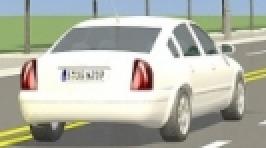
#> input picture homework/project1/query1.png, 133 x 74 px (shown 2 times larger); the run also reads 1 picture not shown here
$ python object_detect.py
#> lines starting #> are read from the running program, lines starting #| are printed output that depends on the picture; after the words box and inside, x2 and y2 are one past the last pixel; in counts of white or black regions, pixels touching at a corner belong together
import cv2 as cv
import numpy as np
import matplotlib.pyplot as plt


def show_img(img: np.ndarray):
    plt.imshow(cv.cvtColor(img, cv.COLOR_BGR2RGB))
    plt.show()


class ObjectDetector:
    MIN_MATCH_COUNT = 10
    sift = cv.xfeatures2d.SIFT_create()

    def __init__(self, query_img_path: str):
#> called with query_img_path = 'query1.png'
        self.query_img: np.ndarray = cv.imread(query_img_path)
#> self.query_img is the input picture: shape (74, 133, 3); mean B, G, R 167.7, 179.6, 177.2
        # 进行预处理，边缘检测

        self.query_img_gray: np.ndarray = cv.cvtColor(self.query_img, cv.COLOR_BGR2GRAY)

        self.kp, self.des_query = self.sift.detectAndCompute(self.query_img_gray, None)
#> self.kp = 92 keypoints; strongest (x, y, size): (73, 42, 4.9), (68, 31, 2.1), (72, 40, 7.5), (17, 31, 1.8)

        h, w, d = self.query_img.shape
#> h = 74; w = 133; d = 3
        # 取得query的四个角
        self.pts = np.float32([[0, 0], [0, h-1], [w-1, h-1], [w-1, 0]]).reshape([-1, 1, 2])
#> self.pts = [[0, 0], [0, 73], [132, 73], [132, 0]]

        cv.drawKeypoints(self.query_img, self.kp, self.query_img)

    def detect(self, target_img_path: str, output_log=False):
#> called with target_img_path = 'target1.jpeg', output_log = True
        target_img = cv.imread(target_img_path)
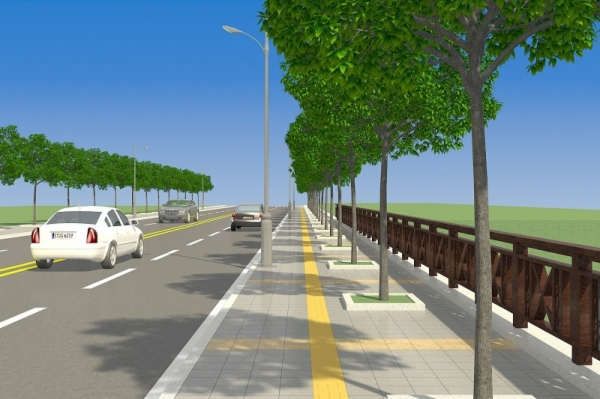
#> input picture homework/project1/target1.jpeg, 600 x 399 px
#> target_img is the input picture: shape (399, 600, 3); mean B, G, R 130.2, 132.5, 111.8
        # target_img = cv.resize(target_img, (800, 600))
        target_img_gray = cv.cvtColor(target_img, cv.COLOR_BGR2GRAY)
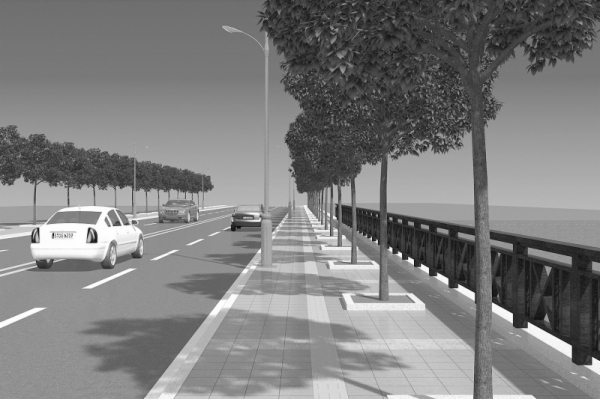
#> target_img_gray: shape (399, 600); min 10, max 255, mean 126

        kp_target, des_target = self.sift.detectAndCompute(target_img_gray, None)
#> kp_target = 1180 keypoints; strongest (x, y, size): (400, 254, 3.2), (411, 261, 4.2), (390, 249, 2.6), (94, 240, 4.9)

        # 用cv的knn来对关键点进行匹配
        FLANN_INDEX_KDTREE = 1  # 指定使用的算法
        index_params = dict(algorithm=FLANN_INDEX_KDTREE, trees=5)
        search_params = dict(checks=50)
        flann = cv.FlannBasedMatcher(index_params, search_params)
        matches = flann.knnMatch(self.des_query, des_target, 2)
#> matches = 92 matches

        good = []
        for m, n in matches:
            if m.distance < 0.7 * n.distance:
                good.append(m)
#> this loop made 92 passes
#> after the loop, good = 84 matches

        if len(good) < self.MIN_MATCH_COUNT:
            raise Exception(f'Not enough matches are found: {len(good)}/{self.MIN_MATCH_COUNT}')
        print(f'matches are found: {len(good)}/{self.MIN_MATCH_COUNT}')
#| matches are found: 84/10

        src_pts = np.float32([self.kp[m.queryIdx].pt for m in good]).reshape([-1, 1, 2])
#> src_pts = 84 rows, first 8: [7.97, 52.15], [8.81, 35.37], [10.52, 60.65], [10.99, 5.97], [11.27, 61.19], [11.27, 61.19], [11.72, 47.17], [12.05, 61.56]
        # points 的shape
        target_pts = np.float32([kp_target[m.trainIdx].pt for m in good]).reshape([-1, 1, 2])
#> target_pts = 84 rows, first 8: [28.97, 250.1], [29.81, 233.4], [31.52, 258.6], [31.99, 204], [32.27, 259.2], [32.27, 259.2], [32.72, 245.2], [33.05, 259.6]

        # RANSAC 算法选点，减小噪声数据的干扰
        # trans_matrix, mask = cv.findHomography(src_pts, target_pts, cv.RANSAC, 5.0)
        trans_matrix, mask = cv.findHomography(src_pts, target_pts, cv.RANSAC, 5.0, maxIters=5000)
#> trans_matrix = [[0.999, 0.000204, 20.99], [-0.000987, 0.997, 198], [-4.04e-06, -8.02e-06, 1]]; mask = 84 values, max 1 at index 0, min 0 at index 21, mean 0.988

        matches_mask = mask.ravel().tolist()
#> matches_mask has the same summary as mask

        dst = cv.perspectiveTransform(self.pts, trans_matrix)
#> dst = [[20.99, 198], [21.02, 271], [153.1, 271], [153, 198]]

        result_img = np.copy(target_img)
        result_img = cv.polylines(result_img, [np.int32(dst)], True, 255, 3, cv.LINE_AA)
#> result_img: shape (399, 600, 3); 1.19% of pixels changed, all inside (x1, y1, x2, y2) = (17, 195, 157, 275)

        draw_params = dict(matchColor=(0, 255, 0),  # in green color
                           singlePointColor=None,
                           matchesMask=matches_mask,  # 只连接正常值 inliers
                           flags=2)
#> draw_params = 4 items
        cv.drawKeypoints(target_img, kp_target, target_img)
#> target_img: shape (399, 600, 3); 17.02% of pixels changed, all inside (x1, y1, x2, y2) = (0, 0, 600, 399)
        img_inliers = cv.drawMatches(self.query_img, self.kp, target_img, kp_target, good, None, **draw_params)
        # plt.imshow(cv.cvtColor(result_img, cv.COLOR_BGR2RGB))

        if output_log:
            cv.imwrite('log/query-key-points.png', cv.drawKeypoints(self.query_img, self.kp, self.query_img))
            cv.imwrite('log/target-key-points.png', cv.drawKeypoints(target_img, kp_target, None))
            cv.imwrite('log/result.png', result_img)
            cv.imwrite('log/inliers.png', img_inliers)
        # [4 lines of commented-out code are left out]
        return result_img


if __name__ == '__main__':
    # # 汽车，query从target
    object_detector = ObjectDetector('query1.png')
    res_img = object_detector.detect('target1.jpeg', True)
    show_img(res_img)

    # 温度计 手机拍摄 效果不好，匹配到的特征点比较少
    # object_detector = ObjectDetector('query2-camera.jpg')
    # res_img = object_detector.detect('target2.jpeg', True)
    # show_img(res_img)

    # # 板凳， query为从target图像中截取并经过仿射变换
    object_detector = ObjectDetector('query3.png')
#> call 2 of __init__, with query_img_path = 'query3.png'
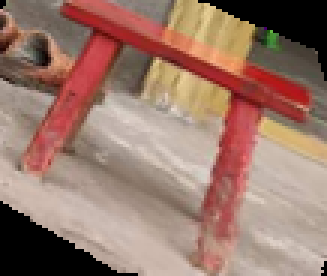
#> input picture homework/project1/query3.png, 109 x 92 px (shown 3 times larger)
#> in __init__, self.query_img is the input picture: shape (92, 109, 3); mean B, G, R 107.4, 120.7, 154.1
#> in __init__ (call 2), `self.kp, self.des_query = self.sift.detectAndCompute(self.query_img_gr..`: self.kp = 87 keypoints; strongest (x, y, size): (15, 19, 3.2), (70, 3, 2.5), (83, 9, 2.9), (76, 13, 11.2)
    res_img = object_detector.detect('target3.jpeg', True)
#> call 2 of detect, with target_img_path = 'target3.jpeg', output_log = True
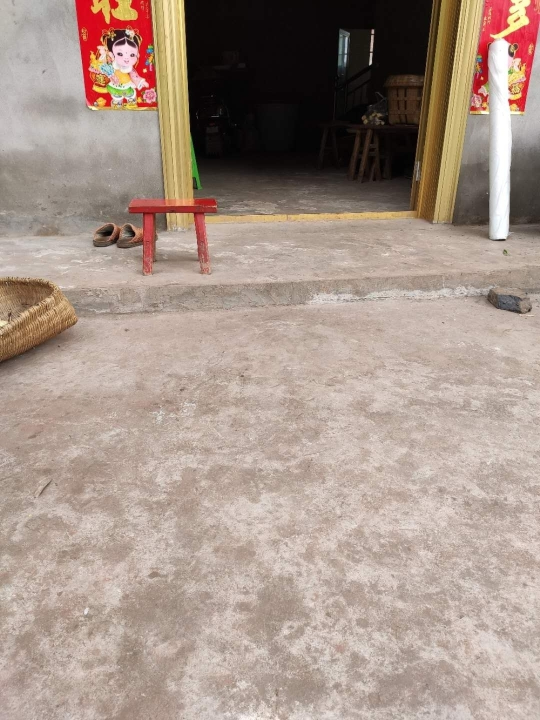
#> input picture homework/project1/target3.jpeg, 1080 x 1440 px (shown at 1/2 size)
#> in detect, target_img is the input picture: shape (1440, 1080, 3); mean B, G, R 137.1, 147.9, 166
#> in detect (call 2), `kp_target, des_target = self.sift.detectAndCompute(target_img_gray, No..`: kp_target = 6482 keypoints; strongest (x, y, size): (225, 79, 2.7), (741, 126, 4.5), (238, 108, 4.2), (742, 109, 4.1)
#> in detect (call 2), `matches = flann.knnMatch(self.des_query, des_target, 2)`: matches = 87 matches
#> the loop in detect (call 2), `for m, n in matches:` made 87 passes
#> after the loop in detect (call 2), `for m, n in matches:`: good = 32 matches
#| matches are found: 32/10
#> in detect (call 2), `src_pts = np.float32([self.kp[m.queryIdx].pt for m in good]).reshape([..`: src_pts = 32 rows, first 8: [4.61, 20.81], [8.46, 10.71], [14.7, 19.4], [15.66, 32.85], [17.61, 28.36], [19.9, 20.15], [22.5, 49.98], [23.46, 45.77]
#> in detect (call 2), `target_pts = np.float32([kp_target[m.trainIdx].pt for m in good]).resh..`: target_pts = 32 rows, first 8: [248.7, 480.3], [243.7, 454.2], [265.9, 467.5], [281.3, 494.4], [279.5, 483.4], [276.1, 462.9], [309.5, 521.6], [307.2, 513.1]
#> in detect (call 2), `trans_matrix, mask = cv.findHomography(src_pts, target_pts, cv.RANSAC,..`: trans_matrix = [[2.13, 1.96, 213.7], [-0.933, 3.77, 437.9], [0.00052, 0.00297, 1]]; mask = 32 values from 1 to 1
#> in detect (call 2), `dst = cv.perspectiveTransform(self.pts, trans_matrix)`: dst = [[213.7, 437.9], [308.3, 614.7], [468.5, 512.7], [419.9, 319.2]]
#> in detect (call 2), `result_img = cv.polylines(result_img, [np.int32(dst)], True, 255, 3, c..`: result_img: shape (1440, 1080, 3); 0.35% of pixels changed, all inside (x1, y1, x2, y2) = (210, 316, 472, 618)
#> in detect (call 2), `cv.drawKeypoints(target_img, kp_target, target_img)`: target_img: shape (1440, 1080, 3); 14.26% of pixels changed, all inside (x1, y1, x2, y2) = (0, 0, 1080, 1440)
    show_img(res_img)

    object_detector = ObjectDetector('query3-camera.jpeg')
#> call 3 of __init__, with query_img_path = 'query3-camera.jpeg'
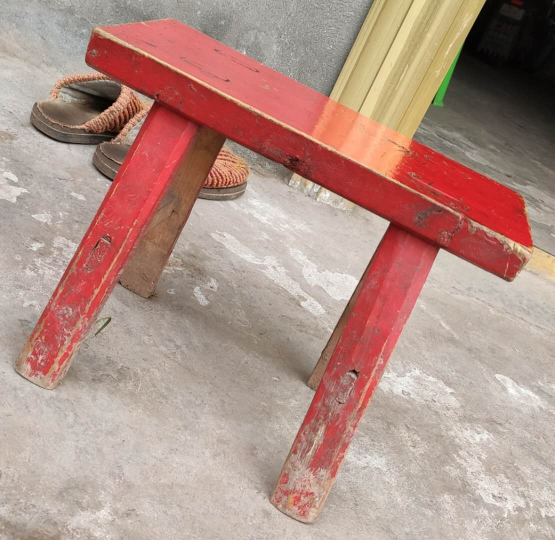
#> input picture homework/project1/query3-camera.jpeg, 1110 x 1080 px (shown at 1/2 size)
#> in __init__, self.query_img is the input picture: shape (1080, 1110, 3); mean B, G, R 134.9, 144.9, 178
#> in __init__ (call 3), `self.kp, self.des_query = self.sift.detectAndCompute(self.query_img_gr..`: self.kp = 5766 keypoints; strongest (x, y, size): (199, 200, 33.2), (679, 806, 2.7), (865, 204, 3.4), (774, 447, 8.3)
#> in __init__ (call 3), `cv.drawKeypoints(self.query_img, self.kp, self.query_img)`: self.query_img: shape (1080, 1110, 3); 15.74% of pixels changed, all inside (x1, y1, x2, y2) = (0, 0, 1110, 1080)
    res_img = object_detector.detect('target3.jpeg', True)
#> in detect (call 3), `matches = flann.knnMatch(self.des_query, des_target, 2)`: matches = 5766 matches
#> after the loop in detect (call 3), `for m, n in matches:`: good = 27 matches
#| matches are found: 27/10
#> in detect (call 3), `src_pts = np.float32([self.kp[m.queryIdx].pt for m in good]).reshape([..`: src_pts = 27 rows, first 8: [131.5, 74.38], [133.7, 516.8], [145.9, 480.1], [176.2, 130], [184, 598.7], [215.4, 536.9], [396.2, 400.5], [455.3, 161.1]
#> in detect (call 3), `target_pts = np.float32([kp_target[m.trainIdx].pt for m in good]).resh..`: target_pts = 27 rows, first 8: [549.2, 1085.9], [329.4, 406.6], [219.7, 173], [208.3, 34.07], [742.7, 99.69], [237.4, 78.02], [383.5, 429.2], [252.4, 660.2]
#> in detect (call 3), `result_img = cv.polylines(result_img, [np.int32(dst)], True, 255, 3, c..`: result_img: shape (1440, 1080, 3); 0.68% of pixels changed, all inside (x1, y1, x2, y2) = (318, 0, 380, 572)
    show_img(res_img)

    # # 手写文字， query为手机拍摄
    object_detector = ObjectDetector('query4-camera.jpeg')
#> call 4 of __init__, with query_img_path = 'query4-camera.jpeg'
#> in __init__ (call 4), `self.query_img_gray: np.ndarray = cv.cvtColor(self.query_img, cv.COLOR..`:
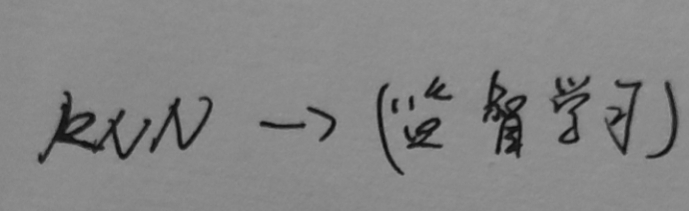
#> self.query_img_gray: shape (211, 689); min 11, max 154, mean 132.7
#> in __init__ (call 4), `self.kp, self.des_query = self.sift.detectAndCompute(self.query_img_gr..`: self.kp = 327 keypoints; strongest (x, y, size): (147, 122, 5.1), (498, 150, 4.2), (512, 122, 5.2), (394, 109, 4.8)
#> in __init__ (call 4), `cv.drawKeypoints(self.query_img, self.kp, self.query_img)`:
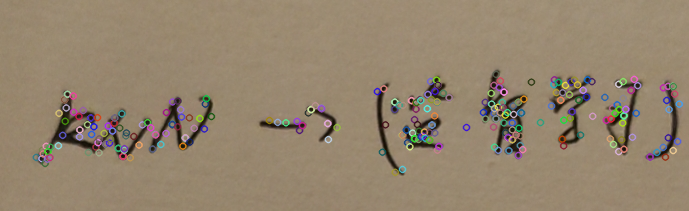
#> self.query_img: shape (211, 689, 3); mean B, G, R 109.4, 131.5, 147.7
    res_img = object_detector.detect('target4.jpg', True)
#> (the run stopped early here; a loop or call above may not have finished)
